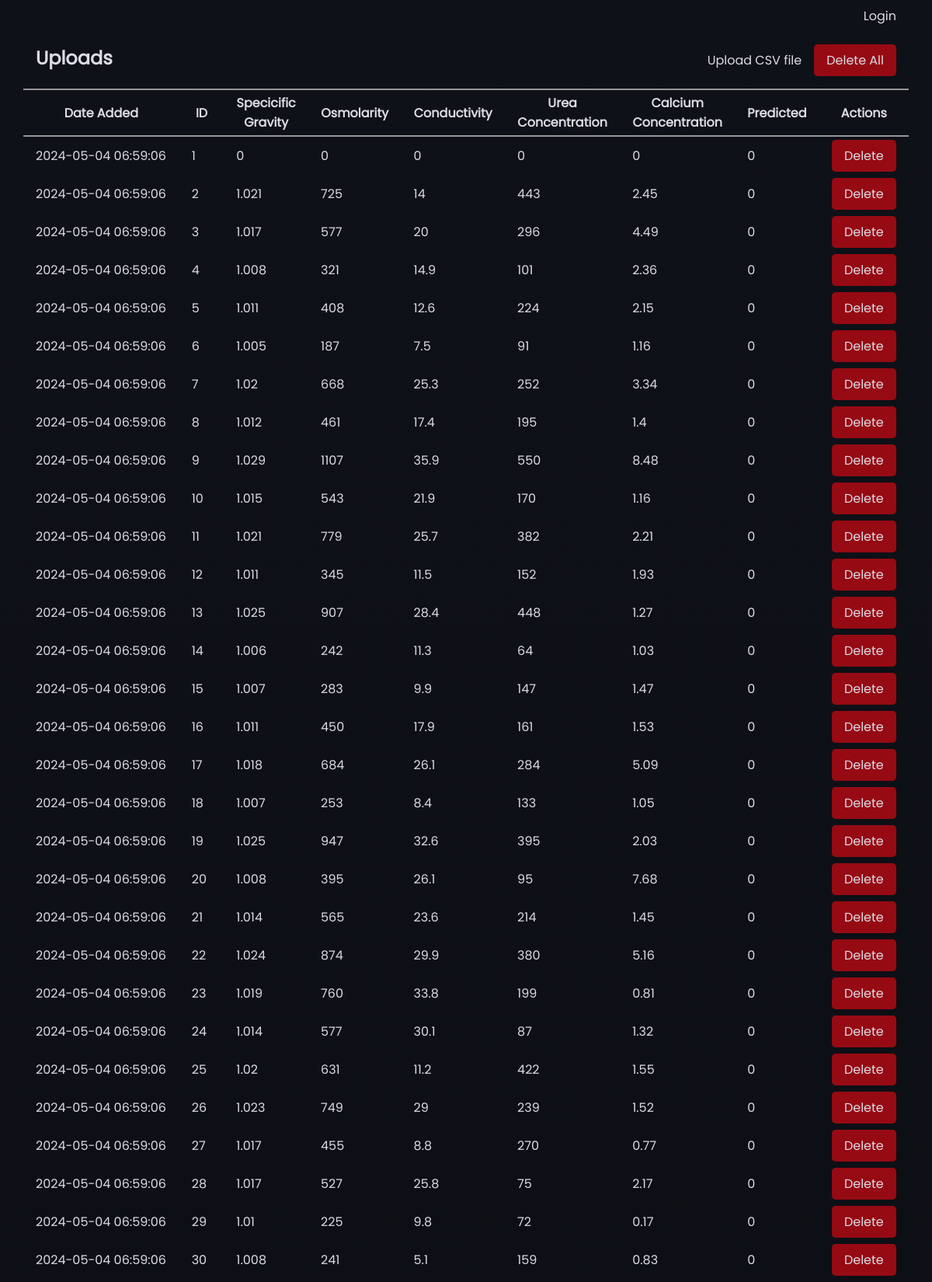
Screenshot of /uploads.php (upper part) with the database file from the repository.
### tables this page shows
CREATE TABLE `dataset` (
  `id` int(11) NOT NULL,
  `specific_gravity` float NOT NULL,
  `ph` float NOT NULL,
  `osmolarity` float NOT NULL,
  `conductivity` float NOT NULL,
  `urea_concentration` float NOT NULL,
  `calcium_concentration` float NOT NULL,
  `predicted` int(1) NOT NULL,
  `date_added` datetime NOT NULL DEFAULT current_timestamp()
);

### classes/db.class.php (called while the page is built)
<?php
class Db {
    protected function conn() {
        $hname  = "localhost";
        $uname  = "ksp_admin";
        $pwd    = "ksp_admin";
        $dbname = "kidney_stone_prediction_db";
        $conn = new PDO("mysql:host=$hname;dbname=$dbname", $uname, $pwd);
        $conn->setAttribute(PDO::ATTR_DEFAULT_FETCH_MODE, PDO::FETCH_OBJ);
        return $conn;
    }
}

### classes/upload.class.php (called while the page is built, shortened)
<?php
class Upload extends Db {
    public function get() {
        $stmt = $this->conn()->prepare("SELECT * FROM dataset");
        try {
            $stmt->execute();
            return $stmt->fetchAll();
        } catch(PDOException $e) {
            return $e->getMessage();
        }
    }
}

### uploads.php (the view, shortened to what this page needs)
<?php
include "classes/db.class.php";
include "classes/upload.class.php";
$upload = new Upload();
?>
<!DOCTYPE html>
<html>
<head>
    <link rel="stylesheet" href="https://cdnjs.cloudflare.com/ajax/libs/font-awesome/6.5.1/css/all.min.css">
    <link rel="stylesheet" href="style.css">
</head>
<body>
    <main class="table-page">
        <?php include 'components/nav.component.php' ?>
        <div class="table_div">
            <div class="table-header">
                <h2>Uploads</h2>
                <div class="nav">
                    <button class="btn btn-nav" onclick="displayUploadCSV()">Upload CSV file</button>
                    <button class="btn btn-nav danger" onclick="displayConfirmDeleteAllCSV()">Delete All</button>
                </div>
            </div>
            <?php
            $uploads = $upload->get();
            if (!empty($uploads)) {
            ?>
                <table>
                    <tr>
                        <th>Date Added</th>
                        <th>ID</th>
                        <th>Specicific<br>Gravity</th>
                        <th>Osmolarity</th>
                        <th>Conductivity</th>
                        <th>Urea<br>Concentration</th>
                        <th>Calcium<br>Concentration</th>
                        <th>Predicted</th>
                        <th>Actions</th>
                    </tr>
                    <?php for ($i = 0; $i < count($uploads); $i++) { ?>
                        <tr>
                            <td><?= $uploads[$i]->date_added ?></td>
                            <td><?= $uploads[$i]->id ?></td>
                            <td><?= $uploads[$i]->specific_gravity ?></td>
                            <td><?= $uploads[$i]->osmolarity ?></td>
                            <td><?= $uploads[$i]->conductivity ?></td>
                            <td><?= $uploads[$i]->urea_concentration ?></td>
                            <td><?= $uploads[$i]->calcium_concentration ?></td>
                            <td><?= $uploads[$i]->predicted ?></td>
                            <td class="actions">
                                <a class="btn danger" href="includes/delete_upload.include.php?id=<?= $uploads[$i]->id ?>">Delete</a>
                            </td>
                        </tr>
                    <?php } ?>
                </table>
            <?php } else { ?>
                <h2>The upload dataset is currently empty.</h2>
            <?php } ?>
        </div>
    </main>
</body>
</html>

### style.css (style rules this page uses)
:root { --white: rgb(220, 220, 230); --bg-5: rgb(150,150,150); --bg-4: rgb(120,120,120); --bg-3: rgb(100,100,100); --bg-2: rgb(80,80,80); --bg-1: rgb(40,40,50); --bg: rgb(15,20,25); --shadow: rgba(0,0,0.0.5); --danger :rgb(150, 10, 19); --green: rgb(15, 112, 28); }
* { padding: 0; margin: 0; color: var(--white); box-sizing: border-box; font-family: poppins-reg; }
main { min-height: 100dvh; color: var(--white); background: linear-gradient(rgb(14,17,23), rgb(5, 7, 10)); }
.table-page { padding: 0 2.5%; }
.table-page .table-header { padding: 1em; border: 2px solid var(--bg-5); border-top: none; border-left: none; border-right: none; display: flex; justify-content: space-between; }
.table-page .table-header .nav { display: flex; align-items: center; }
.table-page table { table-layout: auto; width: 100%; border-collapse: collapse; }
.table-page tr th, .table-page tr td { padding: 0.25em 1em; }
.table-page tr th { border: 2px solid var(--bg-5); border-top: none; border-left: none; border-right: none; }
.table-page tr td:not(.actions) { text-align: start; }
.table-page tr td.actions { text-align: center; }
.nav { display: flex; justify-content: space-between; }
.btn { font-size: 1em; display: inline-block; border: none; outline: none; text-decoration: none; padding: 0.5em 1em; border-radius: 5px; background: none; cursor: pointer; transition: all 0.2s ease-out; }
.danger { background: var(--danger); }

### rows the page displays
dataset: date_added "2024-05-04 06:59:06", id "1", specific_gravity "0", osmolarity "0", conductivity "0", urea_concentration "0", calcium_concentration "0", predicted "0"
dataset: date_added "2024-05-04 06:59:06", id "2", specific_gravity "1.021", osmolarity "725", conductivity "14", urea_concentration "443", calcium_concentration "2.45", predicted "0"
dataset: date_added "2024-05-04 06:59:06", id "3", specific_gravity "1.017", osmolarity "577", conductivity "20", urea_concentration "296", calcium_concentration "4.49", predicted "0"
dataset: date_added "2024-05-04 06:59:06", id "4", specific_gravity "1.008", osmolarity "321", conductivity "14.9", urea_concentration "101", calcium_concentration "2.36", predicted "0"
dataset: date_added "2024-05-04 06:59:06", id "5", specific_gravity "1.011", osmolarity "408", conductivity "12.6", urea_concentration "224", calcium_concentration "2.15", predicted "0"
dataset: date_added "2024-05-04 06:59:06", id "6", specific_gravity "1.005", osmolarity "187", conductivity "7.5", urea_concentration "91", calcium_concentration "1.16", predicted "0"
dataset: date_added "2024-05-04 06:59:06", id "7", specific_gravity "1.02", osmolarity "668", conductivity "25.3", urea_concentration "252", calcium_concentration "3.34", predicted "0"
dataset: date_added "2024-05-04 06:59:06", id "8", specific_gravity "1.012", osmolarity "461", conductivity "17.4", urea_concentration "195", calcium_concentration "1.4", predicted "0"
dataset: date_added "2024-05-04 06:59:06", id "9", specific_gravity "1.029", osmolarity "1107", conductivity "35.9", urea_concentration "550", calcium_concentration "8.48", predicted "0"
dataset: date_added "2024-05-04 06:59:06", id "10", specific_gravity "1.015", osmolarity "543", conductivity "21.9", urea_concentration "170", calcium_concentration "1.16", predicted "0"
dataset: date_added "2024-05-04 06:59:06", id "11", specific_gravity "1.021", osmolarity "779", conductivity "25.7", urea_concentration "382", calcium_concentration "2.21", predicted "0"
dataset: date_added "2024-05-04 06:59:06", id "12", specific_gravity "1.011", osmolarity "345", conductivity "11.5", urea_concentration "152", calcium_concentration "1.93", predicted "0"
dataset: date_added "2024-05-04 06:59:06", id "13", specific_gravity "1.025", osmolarity "907", conductivity "28.4", urea_concentration "448", calcium_concentration "1.27", predicted "0"
dataset: date_added "2024-05-04 06:59:06", id "14", specific_gravity "1.006", osmolarity "242", conductivity "11.3", urea_concentration "64", calcium_concentration "1.03", predicted "0"
dataset: date_added "2024-05-04 06:59:06", id "15", specific_gravity "1.007", osmolarity "283", conductivity "9.9", urea_concentration "147", calcium_concentration "1.47", predicted "0"
dataset: date_added "2024-05-04 06:59:06", id "16", specific_gravity "1.011", osmolarity "450", conductivity "17.9", urea_concentration "161", calcium_concentration "1.53", predicted "0"
dataset: date_added "2024-05-04 06:59:06", id "17", specific_gravity "1.018", osmolarity "684", conductivity "26.1", urea_concentration "284", calcium_concentration "5.09", predicted "0"
dataset: date_added "2024-05-04 06:59:06", id "18", specific_gravity "1.007", osmolarity "253", conductivity "8.4", urea_concentration "133", calcium_concentration "1.05", predicted "0"
dataset: date_added "2024-05-04 06:59:06", id "19", specific_gravity "1.025", osmolarity "947", conductivity "32.6", urea_concentration "395", calcium_concentration "2.03", predicted "0"
dataset: date_added "2024-05-04 06:59:06", id "20", specific_gravity "1.008", osmolarity "395", conductivity "26.1", urea_concentration "95", calcium_concentration "7.68", predicted "0"
dataset: date_added "2024-05-04 06:59:06", id "21", specific_gravity "1.014", osmolarity "565", conductivity "23.6", urea_concentration "214", calcium_concentration "1.45", predicted "0"
dataset: date_added "2024-05-04 06:59:06", id "22", specific_gravity "1.024", osmolarity "874", conductivity "29.9", urea_concentration "380", calcium_concentration "5.16", predicted "0"
dataset: date_added "2024-05-04 06:59:06", id "23", specific_gravity "1.019", osmolarity "760", conductivity "33.8", urea_concentration "199", calcium_concentration "0.81", predicted "0"
dataset: date_added "2024-05-04 06:59:06", id "24", specific_gravity "1.014", osmolarity "577", conductivity "30.1", urea_concentration "87", calcium_concentration "1.32", predicted "0"
dataset: date_added "2024-05-04 06:59:06", id "25", specific_gravity "1.02", osmolarity "631", conductivity "11.2", urea_concentration "422", calcium_concentration "1.55", predicted "0"
dataset: date_added "2024-05-04 06:59:06", id "26", specific_gravity "1.023", osmolarity "749", conductivity "29", urea_concentration "239", calcium_concentration "1.52", predicted "0"
dataset: date_added "2024-05-04 06:59:06", id "27", specific_gravity "1.017", osmolarity "455", conductivity "8.8", urea_concentration "270", calcium_concentration "0.77", predicted "0"
dataset: date_added "2024-05-04 06:59:06", id "28", specific_gravity "1.017", osmolarity "527", conductivity "25.8", urea_concentration "75", calcium_concentration "2.17", predicted "0"
dataset: date_added "2024-05-04 06:59:06", id "29", specific_gravity "1.01", osmolarity "225", conductivity "9.8", urea_concentration "72", calcium_concentration "0.17", predicted "0"
dataset: date_added "2024-05-04 06:59:06", id "30", specific_gravity "1.008", osmolarity "241", conductivity "5.1", urea_concentration "159", calcium_concentration "0.83", predicted "0"
